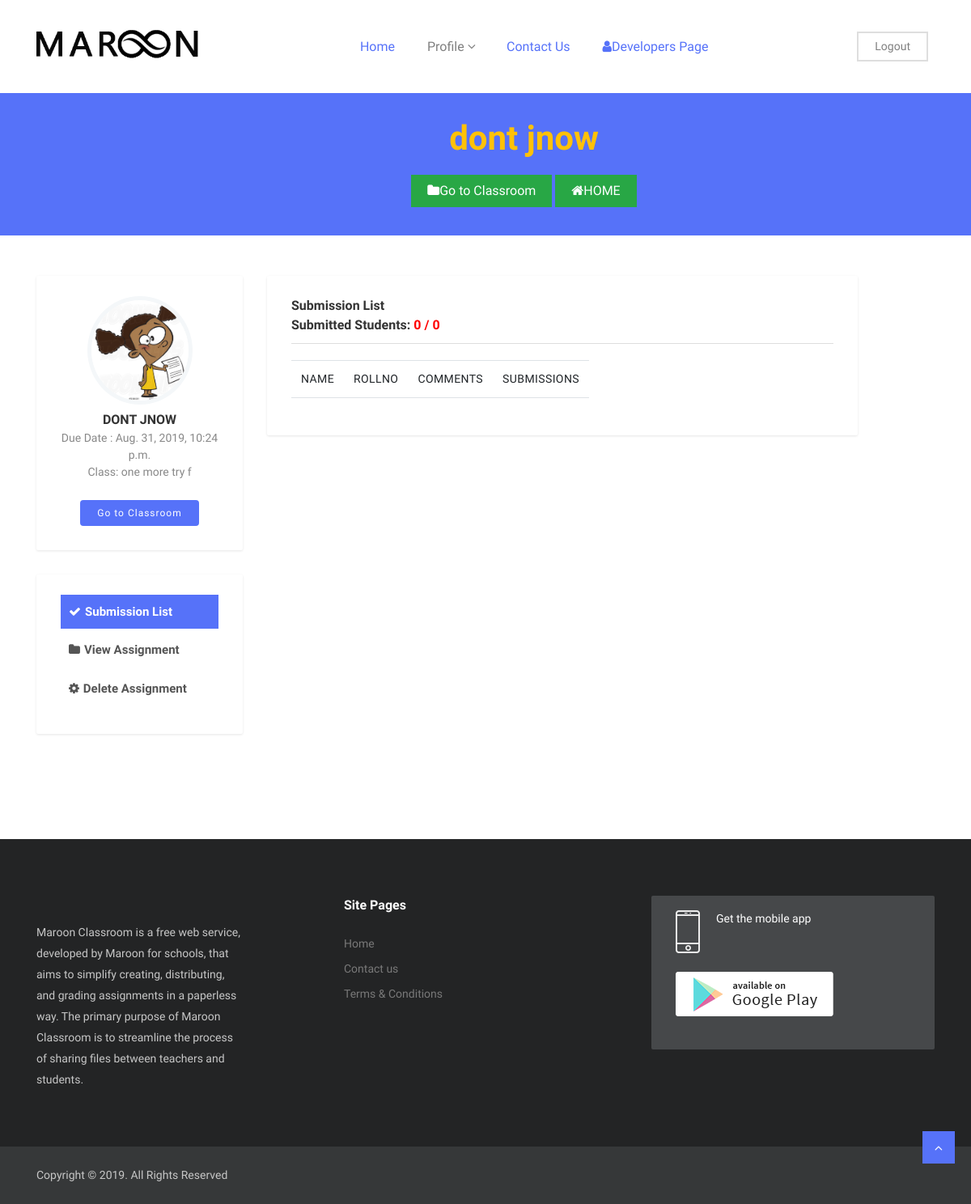
The app's page /teacher/classroom/one-more-try-f/assignment/dont-jnow (signed in) with its own data.
### assignment/models.py (models this page shows, shortened)
class Assignment(models.Model):
    title = models.CharField(max_length=40)
    slug = models.SlugField(max_length=40, unique=True)
    instructions = models.CharField(max_length=150)
    due_date =  models.DateTimeField( blank=True, null = True)
    pub_date = models.DateTimeField(auto_now_add=True, null=True)
    classroom = models.ForeignKey(
        TeachersClassRoom, on_delete=models.CASCADE)

### teacher/models.py (models this page shows, shortened)
class TeachersClassRoom(models.Model):
    class_id = models.SlugField(max_length=10, unique=True)
    title = models.CharField(max_length=30)
    slug = models.SlugField(max_length=30, unique=True)
    section = models.CharField(max_length=10)
    subject = models.CharField(max_length=40)
    teacher = models.ForeignKey(Teacher, on_delete=models.CASCADE)

### assignment/views.py (the view)
# urls.py: path('<str:slug>', assignment_view, name = 'detail'),
def assignment_view(request, slug, *args, **kwargs):
    assignment = Assignment.objects.get(slug=slug)
    files = list(AssignmentsFile.objects.filter(assignment=assignment))
    if request.user.is_teacher:
        classroom = assignment.classroom
        students = classroom.student_set.all()
        students_count = students.count()
        solutions = Solution.objects.filter(assignment=assignment).order_by('submission_date')
        solutions_count = solutions.count()
        context = {
            'assignment': assignment,
            'assignment_files': files,
            'solutions': solutions,
            'solutions_count': solutions_count,
            'students_count': students_count,
        }
        return render(request, "index.html", context)
    else:
        context = {
            'assignment': assignment,
            'assignment_files': files,
        }
        return render(request, "student_assignment_view.html", context)

### templates/index.html (shortened to what this page needs)
{% extends "base.html" %}
{%load static%}
{% block content %}
<section class="page-title">
	<div class="container">
		<div class="row">
			<div class="col-md-9 offset-md-2 text-center">
				<h3 style="color:  #ffc107;">{{assignment.title}} </h3>
				<br>
				<a class="nav-link text-white add-button" href="{% url 'teacher:classroom_detail' assignment.classroom.slug %}"><i class="fa fa-folder"></i>Go to Classroom</a>
                <span> <a class="nav-link text-white add-button" href="{% url 'customuser:homepage' %}"><i class="fa fa-home"></i>HOME</a></span>
            </div>
		</div>
	</div>
</section>
<section class="user-profile section">
	<div class="container">
		<div class="row">
			<div class="col-md-10 offset-md-1 col-lg-3 offset-lg-0">
				<div class="sidebar">
					<div class="widget user-dashboard-profile">
							<div class="profile-thumb">
							  <img src="{%static 'images/assignment.jpg'%}" alt="" class="rounded-circle">
							</div>
							<h5 class="text-center"  style = "text-transform: uppercase;"> {{assignment.title}}</h5>
							<p>Due Date : {{assignment.due_date}}</p>
							<p >Class: {{assignment.classroom.title}}</p>
							<br>
							<a href="{% url 'teacher:classroom_detail' assignment.classroom.slug %}" class="btn btn-main-sm">Go to Classroom</a>
						  </div>
                    <div class="widget user-dashboard-menu">
                      <ul>
									<li class="active" >
                    <a href=""><i class="fa fa-check"></i>Submission List </a></li>
                    <li  >
                        <a href="{% url 'teacher:assignment:assignment_file_view' assignment.classroom.slug assignment.slug %}"><i class="fa fa-folder"></i>View Assignment </a></li>
                            <li><a href="" data-toggle="modal" data-target="#deleteaccount"><i class="fa fa-cog"></i>Delete
                  Assignment</a></li>
                    </ul>
          </div>
				</div>
			</div>
                <div class="col-md-10 offset-md-1 col-lg-8 offset-lg-0">
                        <div class="widget dashboard-container my-adslist">
                          <h3 class="widget-header">Submission List  <br> <span> Submitted Students:  </span><span style="color:red;">  {{solutions_count}} / {{students_count}} </span> </h3>
                                <table class="table table-responsive product-dashboard-table">
                                        <thead>
                                          <tr>
                                            <th>Name</th>
                                            <th >Rollno</th>
                                            <th>Comments</th>
                                            <th >Submissions</th>
                                          </tr>
                                        </thead>
                          </table>
                        </div>
                  </div>
				</div>
			</div>
</section>
{% endblock content %}

### static/css/style.css (style rules this page uses)
body { line-height: 1.5; font-family: "Muli", sans-serif; }
p, li, input, select, button { font-family: "Muli", sans-serif; color: #666; font-size: 14px; font-weight: 400; }
h1, h2, h3, h4, h5, h6 { font-family: "Muli", sans-serif; font-weight: 600; color: #333; }
p { color: #666; }
h3 { font-size: 20px; }
p { color: #888; }
ol, ul { margin: 0; padding: 0; list-style: none; }
a { transition: all .3s ease-in 0s; color: #000; }
.section { padding: 100px 0; }
.user-profile, .dashboard { padding-top: 50px; }
.btn { font-size: 15px; letter-spacing: 1px; display: inline-block; padding: 15px 30px; border-radius: 4px; }
.btn-main, .btn-main-sm { background: #5672f9; color: #fff; }
.btn-main-sm { padding: 6px 20px; font-size: 12px; }
.page-title { background: #5672f9; padding: 35px 0; }
.page-title h3 { color: #fff; font-size: 42px; letter-spacing: 0; line-height: 1; margin-bottom: 0; }
.add-button { background: #28a745; color: #fff; padding: 8px 20px !important; display: inline-block; }
.user-dashboard-menu li { margin-bottom: 5px; }
.user-dashboard-menu li.active a { background: #5672f9; color: #fff; }
.user-dashboard-menu li a { padding: 10px; font-size: 15px; display: block; font-weight: 600; color: #555; }
.user-dashboard-menu li a i { margin-right: 5px; }
.user-dashboard-profile { text-align: center; }
.user-dashboard-profile .profile-thumb img { width: 130px; height: auto; border: 5px solid #F4F7F9; }
.dashboard-container .product-dashboard-table thead th { font-size: 14px; text-transform: uppercase; letter-spacing: .4px; }
.widget { background: #fff; box-shadow: 0px 1px 3px 0px rgba(0, 0, 0, 0.1); padding: 25px 30px 30px; margin-bottom: 30px; border-radius: 2px; }
.widget .widget-header { display: block; font-size: 16px; font-weight: 600; margin-bottom: 20px; padding-bottom: 10px; border-bottom: 1px solid #dedede; }

### records on screen
Assignment: title "dont jnow", title "DONT JNOW", due_date "Aug. 31, 2019, 10:24 p.m.", classroom "one more try f"

### other values on screen
{{ solutions_count }} "0"
{{ students_count }} "0"
